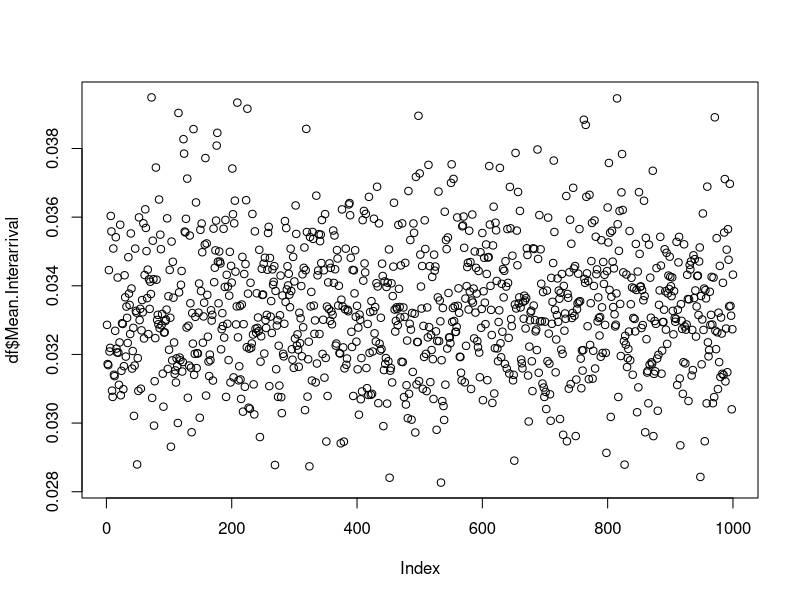
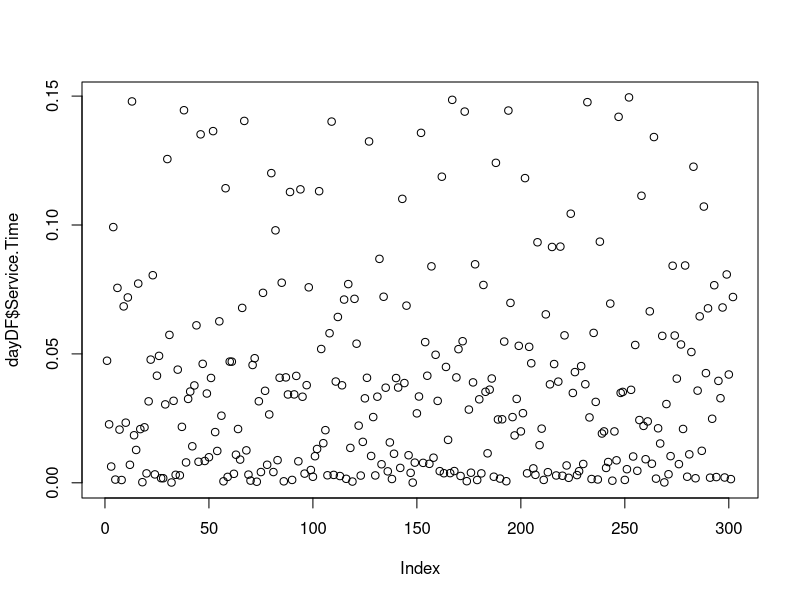
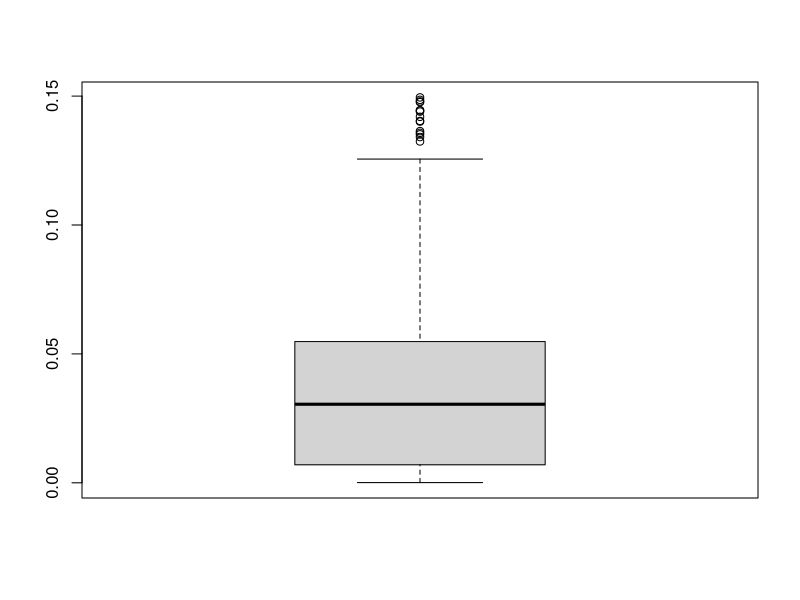

Generate these figures, in order, with R:
#Importacion del dataset en formato CSV, este archivo fue producido por python
#Desde la biblioteca Pandas
df <- read.csv("Dataframe.csv")
dayDF <- read.csv("1-dayDF.csv")
  
#Resumen de los datos
summary(df)




plot(df$Mean.Interarrival)


#Media de tiempos entre llegada:
mean(df$Mean.Interarrival)

#Desviacion estandard de tiempos entre llegadas:
sd(df$Mean.Interarrival)


#Variacion de tiempos entre llegadas:
var(df$Mean.Interarrival)






plot(dayDF$Service.Time)
boxplot(dayDF$Service.Time)

#Media de tiempos de servicio en un dia aleatorio:
mean(dayDF$Service.Time)

#Desviacion estandard de tiempos de servicio en un dia aleatorio:
sd(dayDF$Service.Time)

#Variacion de tiempos de servicio en un dia aleatorio
var(dayDF$Service.Time)


